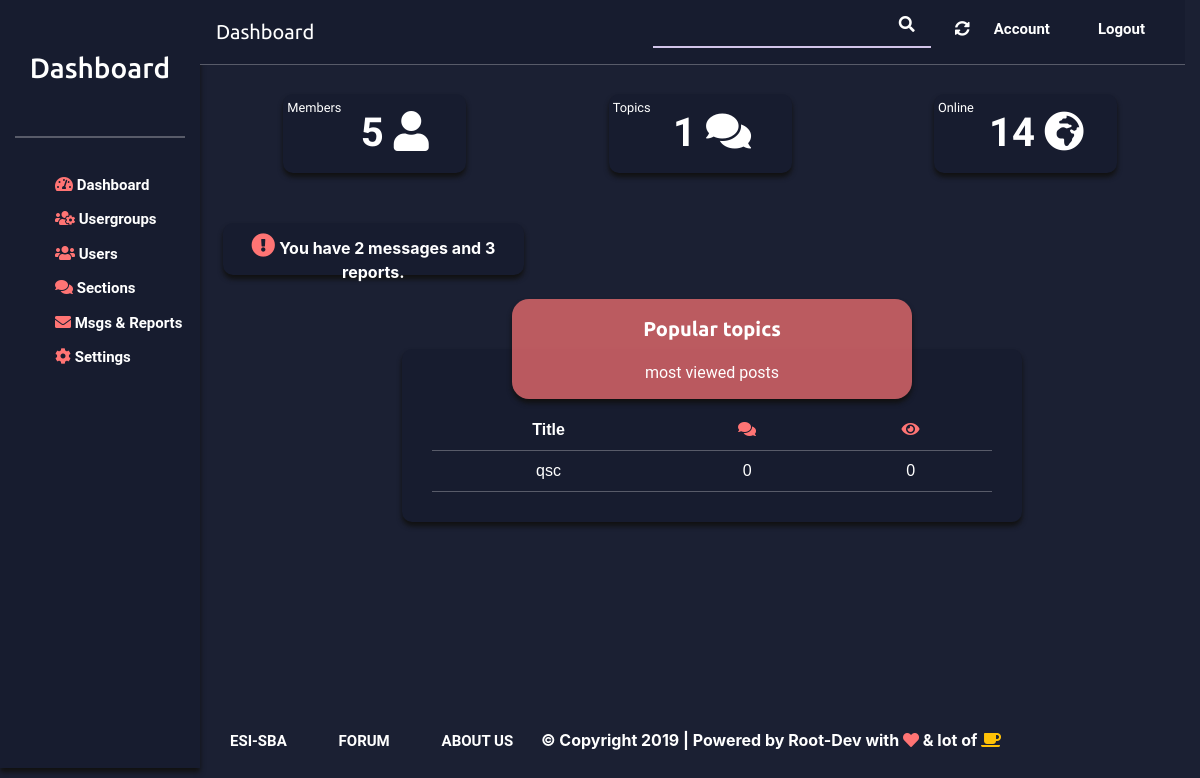
/dashboard, run on an earlier commit of the app's database.
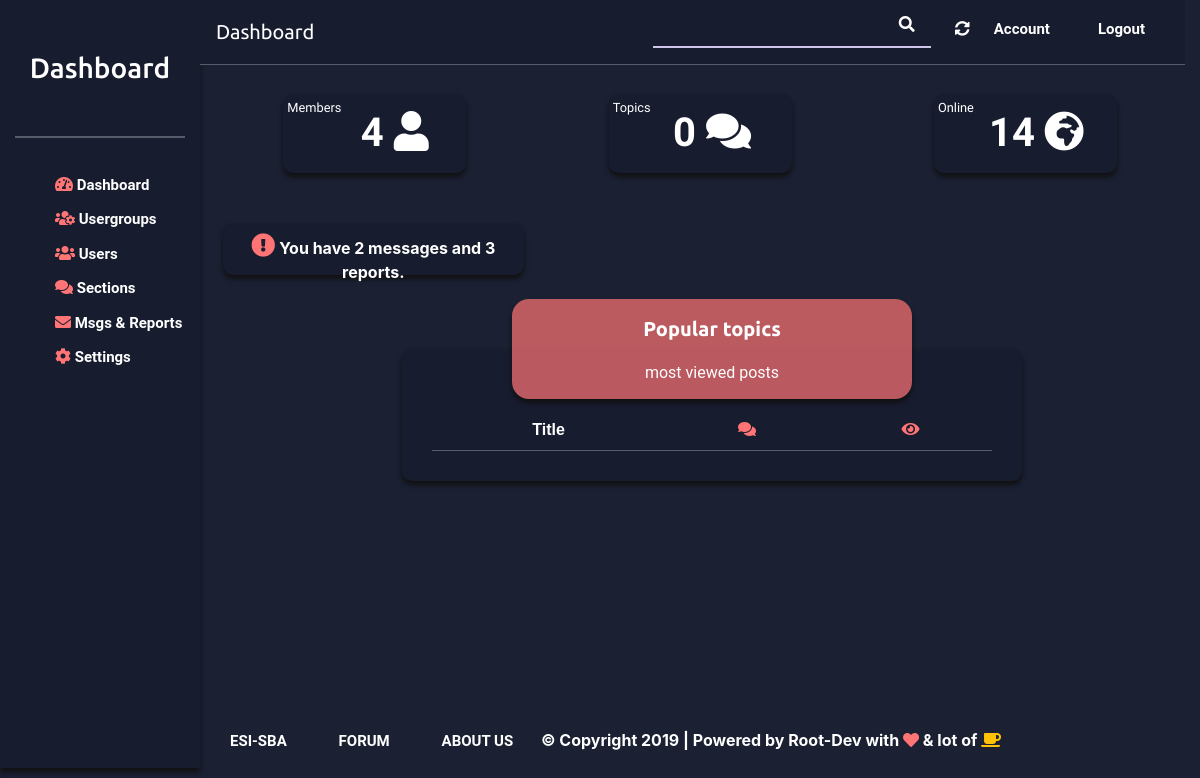
And on a later commit of the database.
### Main/models.py (models this page shows)
class Publication(models.Model) :
    date_de_publication = models.DateField(auto_now_add=True)
    date_de_modification= models.DateField(auto_now=True)
    section = models.CharField(max_length=30)
    content = models.TextField()
    upvote = models.IntegerField()
    titre = models.CharField(max_length=30)
    lauteur = models.ForeignKey(settings.AUTH_USER_MODEL,on_delete=models.CASCADE,related_name='publications')
    image = models.ImageField(null=True)
    tags = models.ManyToManyField(Tags, related_name='posts',default="ok")
    nb_vues =models.IntegerField(default=0)
    def __str__(self):
        return self.titre
    class Meta:
        ordering = ('-upvote',)

### Main/views.py (the view)
# urls.py: path('dashboard', views.dashboard, name='dashboard'),
def dashboard(request):
    pubs_populaie=Publication.objects.annotate(num_c_v=(Count('commentaire')+F('nb_vues'))).order_by('num_c_v')[0:3]
    nbr_user=Utilisateur.objects.all().count()-1
    nbr_topic=Publication.objects.all().count()
    return render(request, 'Main/admin/Dashboard.html', {"nbr_user":nbr_user,
                                                         "nbr_topic":nbr_topic,
                                                         "pubs_populaie":pubs_populaie
                                                        })

### Main/templates/Main/admin/Dashboard.html
{% extends "./dashboardBse.html" %}
{% block content %}
<div class="row ml-4">
                    <div class="col-4">
                            <div id="members">
                                <small class="float-left mt-1 ml-1">Members</small>
                                <div class="text-dash">
                                    {{ nbr_user }} <span class="fa fa-user"></span>
                                </div>
                            </div>
                    </div>
                    <div class="col-4">
                            <div id="total-topics">
                                <small class="float-left mt-1 ml-1">Topics</small>
                                <div class="text-dash">
                                    {{nbr_topic}} <span class="fa fa-comments"></span>
                                </div>
                            </div>
                    </div>
                    <div class="col-4">
                        <div id="online">
                            <small class="float-left mt-1 ml-1">Online</small>
                            <div class="text-dash">
                                    14 <span class="fa fa-globe-africa"></span>
                            </div>
                        </div>
                    </div>
    </div>
    <div class="row ml-2">
                    <div class="col-4">
                        <div class="admin-notif  text-center">
                            <span class="fa fa-exclamation-circle icons admin-notif-spn"></span>
                            You have 2 messages and 3 reports.
                        </div>
                    </div>
    </div>
    <div class="row ml-4 mt-4">
                    <div class="col-md-8 col-center">
                        <div class="box">
                            <p>Popular topics</p>
                            <span class="table-caption">
                                most viewed posts </span>
                        </div>
                        <div class="tab">
                            <table>
                                <tr>
                                    <th>Title</th>
                                    <th><span class="fa fa-comments icons"></th>
                                    <th><span class="fa fa-eye icons"></th>
                                </tr>
                                {% for post in pubs_populaie %}
                                <tr class="cursor" onclick="window.location.replace('#')">
                                    <td>{{post}}</td>
                                    <td>{{post.commentaires.all.count}}</td>
                                    <td>{{post.nb_vues}}</td>
                                </tr>
                                {% endfor %}
                            </table>
                        </div>
                    </div>
        </div>
{% endblock content %}

### Main/templates/Main/admin/dashboardBse.html (shortened to what this page needs)
{% load static %}
<!DOCTYPE html>
<html>
<head>
    <link rel="stylesheet" href="{%static "css/user.css" %}">
    <link rel="stylesheet" href="{%static "css/style.css" %}">
    <link rel="stylesheet" href="{%static "css/bootstrap.css" %}">
    <link rel="stylesheet" href="https://cdn.jsdelivr.net/npm/bootstrap-select@1.13.10/dist/css/bootstrap-select.min.css">
    <link rel="stylesheet" href="https://use.fontawesome.com/releases/v5.8.1/css/all.css"
>
</head>
<body>
    <div class="container-fluid">
        <div class="row">
            <div class="col-2 sidebar-dash">
                <h3 class="mb-4" id="logo-dash">Dashboard</h3>
                <div id="line-dash"></div>
                <div>
                    <ul>
                        <li>
                            <span class="fa fa-tachometer-alt icons"></span>
                            <a href="#" class="menu-item">Dashboard</a></li>
                        <li>
                            <span class="fa fa-users-cog icons"></span>
                            <a href="#" class="menu-item">Usergroups</a></li>
                        <li>
                            <span class="fa fa-users icons"></span>
                            <a href="#" class="menu-item">Users</a></li>
                        <li>
                            <span class="fa fa-comments icons"></span>
                            <a href="#" class="menu-item"> Sections</a></li>
                        <li>
                            <span class="fa fa-envelope icons"></span>
                            <a href="#" class="menu-item"> Msgs & Reports</a></li>
                        <li>
                            <span class="fa fa-cog icons"></span>
                            <a href="#" class="menu-item">Settings</a></li>
                    </ul>
                </div>
            </div>
            <div class="col-10 pl-0">
                <nav class="navbar navbar-expand" role="dashboard">
                    <a class="navbar-brand"> Dashboard</a>
                    <ul class="navbar-nav ml-auto">
                        <li class="nav-item float-right">
                             <label class="field a-field a-field_a1 page__field pt-0 mr-4">
                                        <input class="field__input a-field__input" type="text" placeholder="Search" value="">
                                        <span class="a-field__label-wrap">
                                                <span class="fa fa-search float-right mt-2 mr-3"></span>
                                        </span>
                                    </label>
                        </li>
                        <li class="nav-item float-right mt-2">
                            <a href="#" class="mr-4 menu-item">
                                <span class="fa fa-sync-alt "></span></a>
                        </li>
                        <li class="nav-item float-right mt-2">
                            <a href="#" class="mr-4 menu-item">Account</a>
                        </li>
                        <li class="nav-item float-right mt-2">
                            <a href="#" class="mr-4 ml-4 menu-item">Logout</a>
                        </li>
                    </ul>
                </nav>
                {% block content %}
                {% endblock content %}
                <footer class="footer">
                        <a href="#" class="menu-item mr-4">ESI-SBA</a>
                        <a href="#" class="menu-item ml-4 mr-4">FORUM</a>
                        <a href="#" class="menu-item ml-4 mr-4">ABOUT US</a>
                        <span class="">&copy; Copyright 2019 | Powered by Root-Dev with
                            <span class="fa fa-heart icons"></span> & lot of <span class="fa fa-coffee text-warning"></span>
                        </span>
                </footer>
            </div>
        </div>
    </div>
</html>

### Main/static/css/user.css (style rules this page uses)
body { background: rgba(23, 28, 47, 0.98) !important; }
label { position: relative; }
a { color: white; }
table { font-family: arial, sans-serif; border-collapse: collapse; width: 100%; margin: 0 auto; }
td, tr,th { border-bottom: 1px solid rgba(255, 255, 255, 0.28); text-align: center; padding: 8px; color:#fff; }
th { padding-top: 7%; }
h3 { color: #fff; text-align: center; }
.icons { color: #ff7474; }
.menu-item { font-size: 15px; font-family: Roboto; font-weight: bold; margin-bottom: 10%; color: white; }
.sidebar-dash { float: left; height: 768px; background-color: #171c2f; font-family: 'Ubuntu', sans-serif; box-shadow: 0px 4px 5px #111111; }
.sidebar-dash ul { margin-top: 10px; display:table; }
.sidebar-dash ul li { list-style-type: none; color: #171c2f; margin-bottom: 10px; }
#logo-dash { margin-top: 30%; margin-bottom: 30%; }
#line-dash { margin-top: 30%; margin-bottom: 20%; border: 1px solid rgba(255, 255, 255, 0.28); }
.navbar[role="dashboard"] { background-color: #171c2f; color: white; border-bottom: 1px solid rgba(255, 255, 255, 0.28); font-family: 'Ubuntu', sans-serif; }
.box { width: 400px; height: 100px; background: rgba(255, 116, 116, 0.7); margin: -50px auto; position: relative; text-align: center !important; font-family: 'Ubuntu', sans-serif; padding-top: 15px; border-radius: 17px; text-decoration-color: #fff; opacity: 1; box-shadow: 0px 4px 5px #111111; }
.box p { color: white; font-size: 20px; font-weight: bold; text-align: center !important; }
.table-caption { margin-top: 10%; color: white; font-family: Roboto; font-style: normal; font-weight: normal; font-size: 16px; }
.tab { padding: 30px; background: #171c2f; border-radius: 10px; font-family: 'Ubuntu', sans-serif; color: #FFFFFF; box-shadow: 0px 4px 5px #111111; height: 100%; }
.admin-notif-spn { font-size: 24px; text-align: center; margin-top: 10px; }
.col-center { margin: 0 auto; }
.admin-notif , .admin-usr-notif { width: 100%; height: 52px; margin-top: 50px; margin-bottom: 50px; color: white; background: #171C2F; border-radius: 10px; font-size: 16px; font-weight: bold; box-shadow: 0px 4px 5px #111111; }
#members, #total-topics, #online { margin: 0 auto; text-align: center; color: white; font-weight: bold; margin-top: 29px; width: 183px; height: 79px; background: #171C2F; border-radius: 10px; box-shadow: 0px 4px 5px #111111; font-family: Iceberg; }
#members { float: left; margin-left: 15%; }
#online { float: left; margin-left: 15%; }
#total-topics { float:left; margin-left: 15%; }
.text-dash { text-align: center; margin-top: 5%; margin-right: 10%; font-size: 40px; }
.footer { position: absolute; bottom: 0; color: white; left: 3%; font-weight: bold; height: 2.5rem; }
.field { --uiFieldPlaceholderColor: var(--fieldPlaceholderColor, #767676); }
.field__input { background-color: transparent; border-radius: 0; border: none; color: white; -webkit-appearance: none; -moz-appearance: none; font-family: inherit; font-size: 1em; }
.a-field { display: inline-block; }
.a-field__input { display: block; box-sizing: border-box; width: 100%; }
.a-field { --uiFieldHeight: var(--fieldHeight, 40px); --uiFieldBorderWidth: var(--fieldBorderWidth, 2px); --uiFieldBorderColor: var(--fieldBorderColor); --uiFieldFontSize: var(--fieldFontSize, 1em); --uiFieldHintFontSize: var(--fieldHintFontSize, 1em); --uiFieldPaddingRight: var(--fieldPaddingRight, 15px); --uiFieldPaddingBottom: var(--fieldPaddingBottom, 15px); --uiFieldPaddingLeft: var(--fieldPaddingLeft, 15px); position: relative; box-sizing: border-box; font-size: var(--uiFieldFontSize); padding-top: 1em; }
.a-field .a-field__input { height: var(--uiFieldHeight); padding: 0 var(--uiFieldPaddingRight) 0 var(--uiFieldPaddingLeft); border-bottom: var(--uiFieldBorderWidth) solid var(--uiFieldBorderColor); }
.a-field .a-field__label-wrap { box-sizing: border-box; width: 100%; height: var(--uiFieldHeight); color: white; pointer-events: none; cursor: text; position: absolute; bottom: 0; left: 0; }
.a-field_a1 .a-field__input { transition: border-color .2s ease-out; will-change: border-color; }
.field { --fieldBorderColor: #d1c4e9; --fieldBorderColorActive: #ff7474; }

What changed in the data, as far as the page shows it:
removed Publication: titre "qsc", commentaires.all.count "0", nb_vues "0"
Also different on the page:
{{ nbr_user }}: "5" → "4"
{{ nbr_topic }}: "1" → "0"
